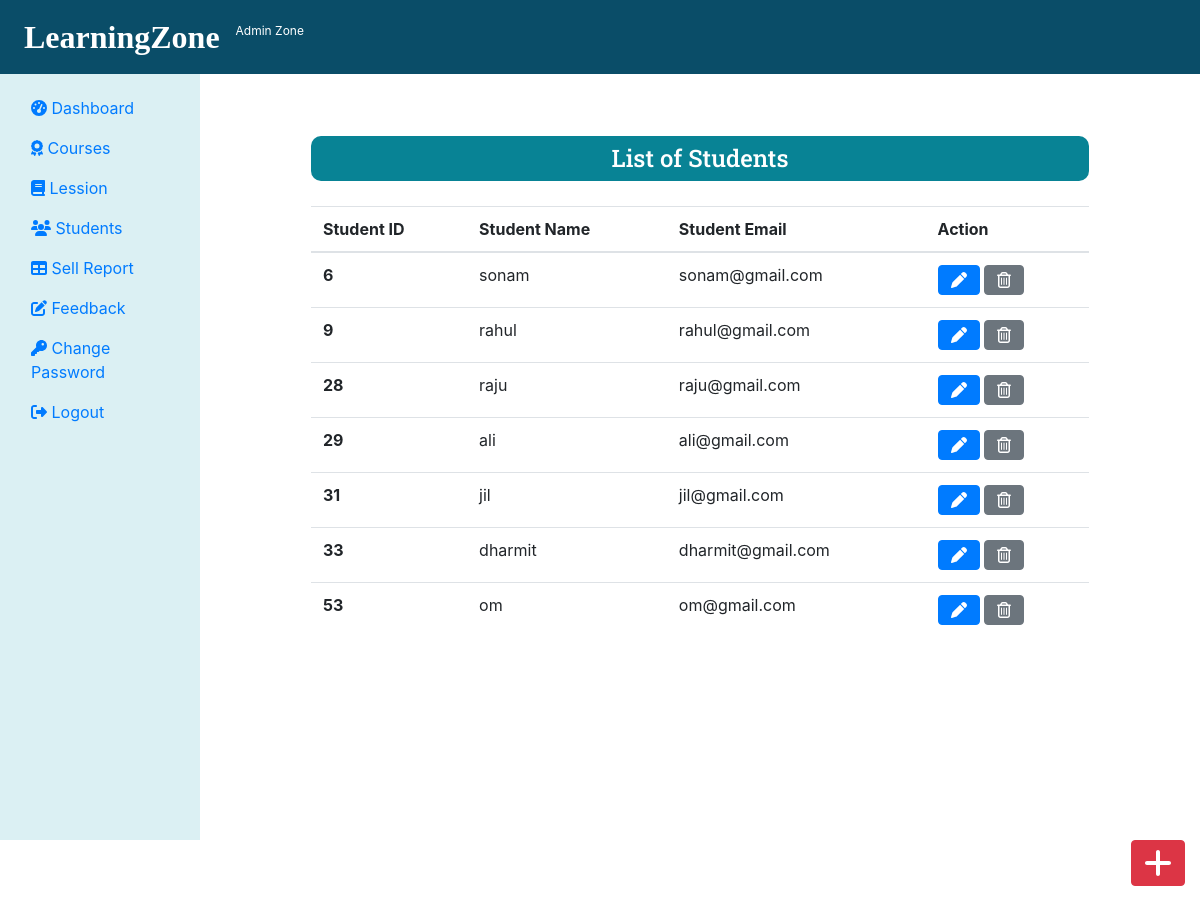
Page /admin/admin_students.php (signed in) on the committed database.
### tables this page shows
CREATE TABLE `student` (
  `stu_name` varchar(255) NOT NULL,
  `stu_email` varchar(255) DEFAULT NULL,
  `stu_pass` varchar(255) DEFAULT NULL,
  `stu_occ` varchar(255) DEFAULT NULL,
  `stu_img` text DEFAULT NULL,
  `stu_id` int(10) NOT NULL
);

### admin/admin_students.php (the view, shortened to what this page needs)
<?php
    include("../Admin-Includes/header.php");
?>
<body>
    <?php
    include("../Admin-Includes/navbar_admin.php");
    include('../dbconn.php');
    ?>
    <div class="container-fluid mb-5" style="margin-top:40px;">
        <div class="row">
            <?php
            include("../Admin-Includes/sidebar_admin.php");
            ?>
            <div class="col-sm-10 mt-5">
                <div class="row mx-5 text-center">
                    <div class="mx-5 mt-5 text-center" style="width: 100%;">
                        <h4 class="text-white p-2 txt-banner titleStyle">List of Students</h4>
                        <?php
                        $sql = "SELECT * FROM student";
                        $result = $con->query($sql);
                        if ($result->num_rows > 0) {
                        ?>
                            <table class="table">
                                <thead>
                                    <tr>
                                        <th scope="col">Student ID</th>
                                        <th scope="col">Student Name</th>
                                        <th scope="col">Student Email</th>
                                        <th scope="col">Action</th>
                                    </tr>
                                </thead>
                                <tbody>
                                    <?php while ($row = $result->fetch_assoc()) {
                                        echo '<tr>';
                                        echo   '<th scope="row">'.$row['stu_id'].'</th>';
                                        echo    '<td>'.$row['stu_name'].'</td>';
                                        echo    '<td>'.$row['stu_email'].'</td>';
                                        echo    '<td>';
                                        echo    '<form action="editstudent.php" method="post" class="d-inline">
                                        <input type="hidden" name="id" value='.$row["stu_id"].'>
                                                    <button
                                                    type="submit"
                                                    class="btn btn-primary"
                                                    name="edit"
                                                    value="Edit">
                                                    <i class="fa-solid fa-pen"></i>
                                                </button>
                                                </form>
                                                <form action="" method="post" class="d-inline">
                                                <input type="hidden" name="id" value='.$row["stu_id"].'>
                                        <button
                                            type="submit"
                                            class="btn btn-secondary"
                                            name="delete"
                                            value="Delete">
                                            <i class="far fa-trash-alt"></i>
                                        </button>
                                        </form>';
                                        echo '</td>';
                                        echo '</tr>';
                                    } ?>
                                </tbody>
                            </table>
                        <?php } else {
                            echo "0 Result";
                        }
                        ?>
                    </div>
                </div>
            </div>
        </div>
        <div class="plus">
            <a class="btn btn-danger " href="./addnewstudent.php">
                <i class="fas fa-plus fa-2x"></i>
            </a>
        </div>
    </div>
</body>
</html>

### Admin-Includes/navbar_admin.php
<nav class="navbar navbar-expand pl-4 fixed-top navbar-dark " style="background-color: #0A4D68;">
    <a class="navbar-brand" href="../index.php">LearningZone</a>
    <sup style="color: white;">Admin Zone</sup>
</nav>

### Admin-Includes/header.php (shortened to what this page needs)
<?php
    include("../Admin-Includes/navbar_admin.php");
?>
<!DOCTYPE html>
<html lang="en">
<head>
    <?php
    include("../Admin-Includes/css_links.php");
    ?>
</head>

### Admin-Includes/css_links.php (shortened to what this page needs)
<link rel="stylesheet" href="../css/bootstrap.min.css">
<link rel="stylesheet" href="../css/all.min.css">
<link rel="stylesheet" href="../css/adminstyle.css">

### Admin-Includes/sidebar_admin.php
<nav class="col-sm-2 sidebar py-5 d-print-none" style="min-height: 100vh; background-color:#7cc9d445">
    <div class="sidebar-sticky">
        <ul class="nav flex-column">
            <li class="nav-item">
                <a class="nav-link" href="../admin/adminDashboard.php">
                    <i class="fas fa-tachometer-alt"></i>
                    Dashboard
                </a>
            </li>
            <li class="nav-item">
                <a class="nav-link" href="../admin/admin_courses.php">
                <i class="fa-solid fa-award"></i>
                    Courses
                </a>
            </li>
            <li class="nav-item">
                <a class="nav-link" href="../admin/admin_lessons.php">
                <i class="fa-solid fa-book"></i>
                    Lession
                </a>
            </li>
            <li class="nav-item">
                <a class="nav-link" href="../admin/admin_students.php">
                    <i class="fas fa-users"></i>
                    Students
                </a>
            </li>
            <li class="nav-item">
                <a class="nav-link" href="../admin/sellReport.php">
                    <i class="fas fa-table"></i>
                    Sell Report
                </a>
            </li>
            <li class="nav-item">
                <a class="nav-link" href="../admin/feedback.php">
                <i class="fa-solid fa-pen-to-square"></i>
                    Feedback
                </a>
            </li>
            <li class="nav-item">
                <a class="nav-link" href="../admin/adminChangePass.php">
                    <i class="fas fa-key"></i>
                    Change Password
                </a>
            </li>
            <li class="nav-item">
                <a class="nav-link" href="../logout.php">
                    <i class="fas fa-sign-out-alt"></i>
                    Logout
                </a>
            </li>
        </ul>
    </div>
</nav>

### css/adminstyle.css (style rules this page uses)
.navbar-brand { font-family: "Lobster", cursive; font-size: 2em; font-weight: bold; color: rgb(228, 254, 254); }
.plus { display: flex; justify-content: end; flex-wrap: wrap; }
.txt-banner { background-color: #088395; border-radius: 10px; color: white; }
.titleStyle { font-family: "Roboto Slab", serif; margin-bottom: 25px; }

### rows in the picture
student: stu_id "6", stu_name "sonam", stu_email "sonam@gmail.com"
student: stu_id "9", stu_name "rahul", stu_email "rahul@gmail.com"
student: stu_id "28", stu_name "raju", stu_email "raju@gmail.com"
student: stu_id "29", stu_name "ali", stu_email "ali@gmail.com"
student: stu_id "31", stu_name "jil", stu_email "jil@gmail.com"
student: stu_id "33", stu_name "dharmit", stu_email "dharmit@gmail.com"
student: stu_id "53", stu_name "om", stu_email "om@gmail.com"
